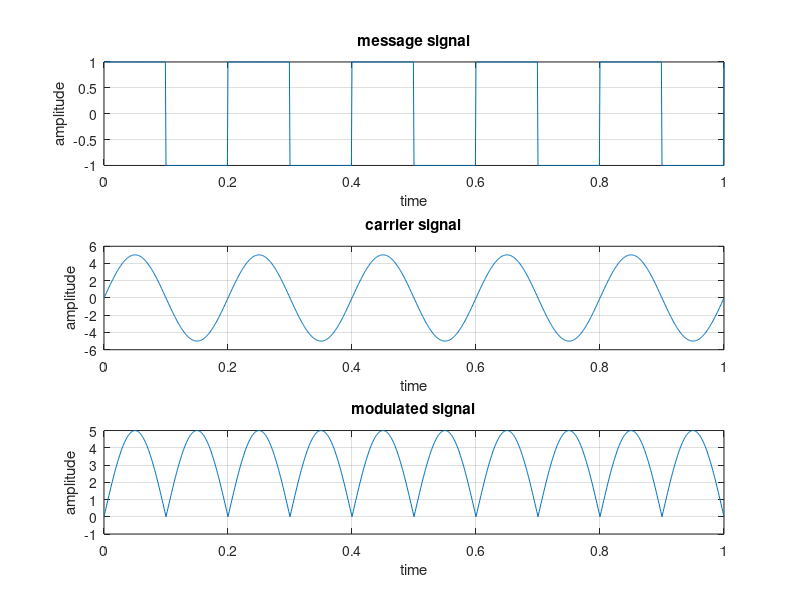

Here is the MATLAB script that generated this plot:
%% FSK
clc;
clear all;
fc = input('enter frequency of of carrier signal');
fm = input('enter frequency of of message signal');
amp = input('enter amplitude');
t = 0:0.001:1;
c = amp.*sin(2*pi*fc*t);
m = square(2*pi*fm*t);
w=c.*m;
subplot(3,1,1)
plot(t,m)
xlabel('time');
ylabel('amplitude');
title('message signal');
grid on
subplot(3,1,2)
plot(t,c)
xlabel('time');
ylabel('amplitude');
title('carrier signal');
grid on
subplot(3,1,3)
plot(t,w)
xlabel('time');
ylabel('amplitude');
title('modulated signal');
grid on
%% CONCLUSION
% From this experiment we can conclude that in PSK,a zero binary input, the phase 
% will be 0° and for a high input, the phase reversal is of 180°.
